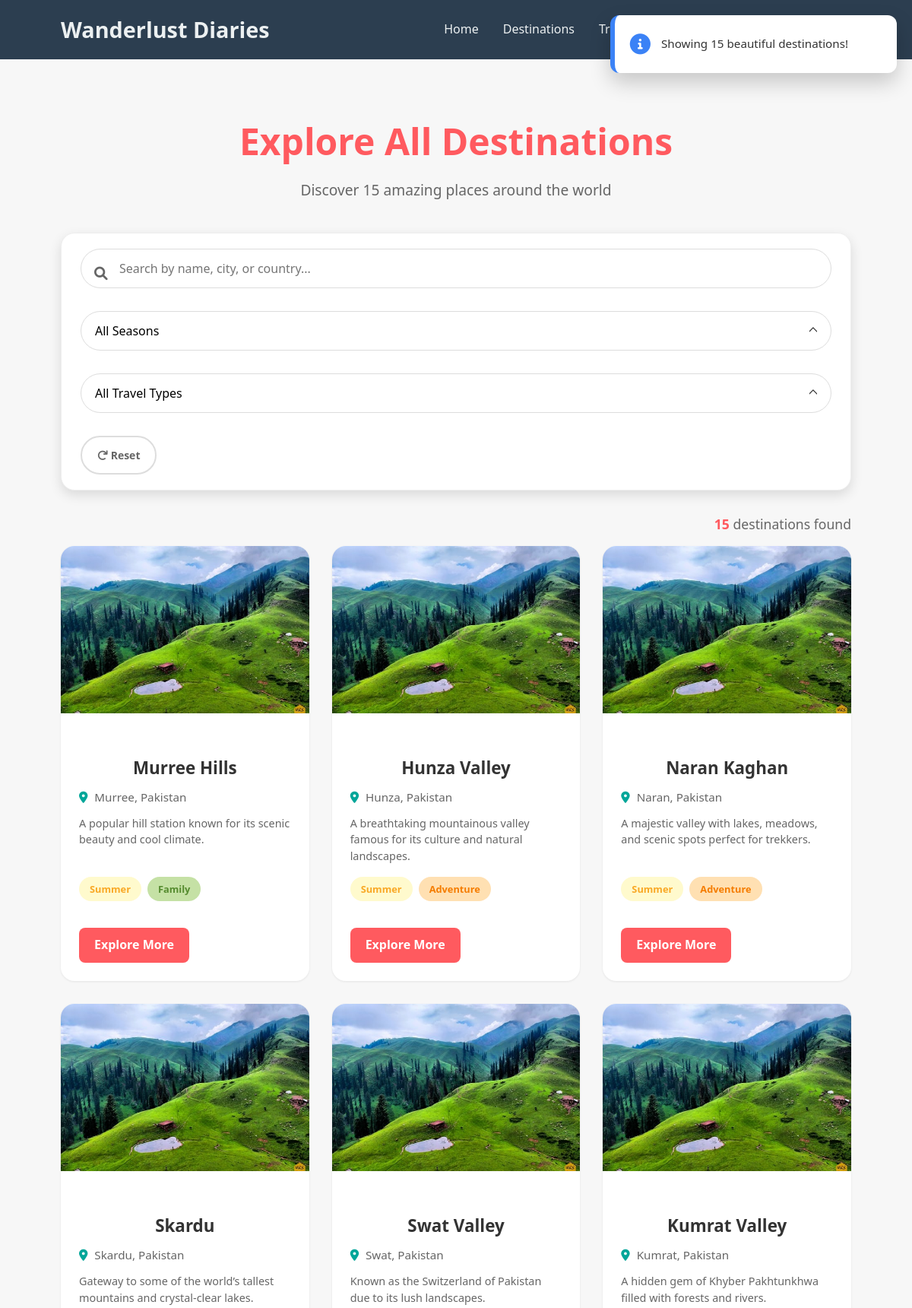
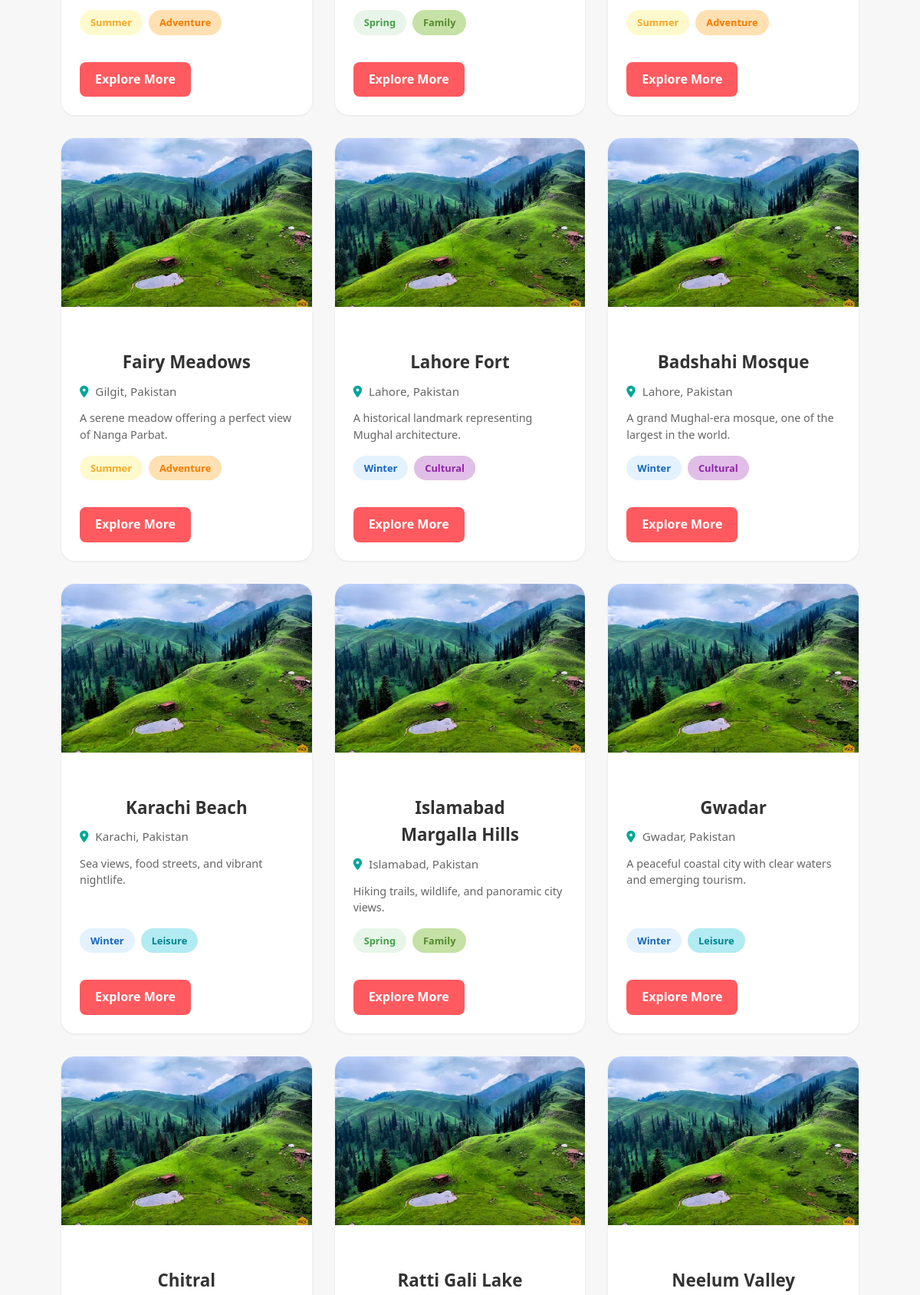
/destinations/ (upper part), run on the app's committed database (2 pictures, top to bottom).
### myapp/models.py (models this page shows, shortened)
class Destination(models.Model):
    image = models.ImageField(upload_to="destinations/", blank=True, null=True)
    name = models.CharField(max_length=100)
    country = models.CharField(max_length=100)
    city = models.CharField(max_length=100)
    description = models.TextField()
    SEASON_CHOICES = CustomUser.SEASON_CHOICES
    TRAVEL_TYPE_CHOICES = CustomUser.TRAVEL_TYPE_CHOICES
    best_season = models.CharField(max_length=20, choices=SEASON_CHOICES)
    travel_type = models.CharField(max_length=20, choices=TRAVEL_TYPE_CHOICES)
    created_at = models.DateTimeField(auto_now_add=True)

### myapp/views.py (the view)
# urls.py: path("destinations/", views.destination_list, name="destination_list"),
def destination_list(request):
    destinations = Destination.objects.all().order_by("-created_at")
    messages.info(request, f"Showing {destinations.count()} beautiful destinations!")
    return render(request, "destinations.html", {"destinations": destinations})

### templates/destinations.html (shortened to what this page needs)
{% extends "base.html" %}
{% load static %}
{% block content %}
<section class="section">
    <div class="container">
        <div class="page-header">
            <h1 class="page-title">Explore All Destinations</h1>
            <p>Discover {{ destinations.count }} amazing places around the world</p>
        </div>
        <div class="search-filter-bar">
            <div class="search-input">
                <i class="fas fa-search"></i>
                <input type="text" id="searchInput" placeholder="Search by name, city, or country..." autocomplete="off">
            </div>
            <select id="seasonFilter">
                <option value="">All Seasons</option>
            </select>
            <select id="typeFilter">
                <option value="">All Travel Types</option>
            </select>
            <button id="resetFilters" class="btn btn-outline">
                <i class="fas fa-redo"></i> Reset
            </button>
        </div>
        <div class="results-info">
            <p><strong id="resultsCount">{{ destinations.count }}</strong> destinations found</p>
        </div>
        <div class="destinations-grid" id="destinationsGrid">
            {% for d in destinations %}
            <div class="destination-card"
                 data-name="{{ d.name|lower }} {{ d.city|lower }} {{ d.country|lower }}"
                 data-season="{{ d.best_season }}"
                 data-type="{{ d.travel_type }}">
                {% if d.image %}
                    <div class="card-image">
                        <img src="{{ d.image.url }}" alt="{{ d.name }}" loading="lazy">
                    </div>
                {% else %}
                    <div class="card-image placeholder">
                        <i class="fas fa-image"></i>
                        <span>No Image</span>
                    </div>
                {% endif %}
                <div class="card-body">
                    <h3>{{ d.name }}</h3>
                    <p class="location">
                        <i class="fas fa-map-marker-alt"></i> {{ d.city }}, {{ d.country }}
                    </p>
                    <p class="description">{{ d.description|truncatewords:18 }}</p>
                    <div class="tags">
                        <span class="tag season {{ d.best_season }}">{{ d.get_best_season_display }}</span>
                        <span class="tag type {{ d.travel_type }}">{{ d.get_travel_type_display }}</span>
                    </div>
                    <div class="card-actions">
                        <a href="{% url 'destination_detail' d.pk %}" class="btn btn-primary">
                            Explore More
                        </a>
                    </div>
                </div>
            </div>
            {% empty %}
            <div class="empty-state">
                <i class="fas fa-globe-americas"></i>
                <h3>No destinations found</h3>
                <p>Try adjusting your filters or come back later!</p>
            </div>
            {% endfor %}
        </div>
    </div>
</section>
{% endblock %}

### templates/base.html (style rules this page uses)
:root { --primary-color: #ff5a5f; --primary-hover: #e14d52; --secondary-color: #ffcc00; --secondary-hover: #e6b800; --text-primary: #1f2937; --text-secondary: #4b5563; --bg-primary: #ffffff; --bg-secondary: #fdf2f2; --border-color: #e5e7eb; --shadow-sm: 0 1px 2px rgba(0, 0, 0, 0.05); --shadow-md: 0 4px 6px rgba(0, 0, 0, 0.1); --shadow-lg: 0 10px 15px rgba(0, 0, 0, 0.15); --success-color: #10b981; --error-color: #ef4444; --warning-color: #f59e0b; --info-color: #3b82f6; }
* { margin: 0; padding: 0; box-sizing: border-box; font-family: 'Segoe UI', Tahoma, Geneva, Verdana, sans-serif; }
body { line-height: 1.6; color: #333; background-color: #f9f9f9; }
.container { width: 90%; max-width: 1200px; margin: 0 auto; padding: 0 20px; }
h1,h2,h3 { margin: 30px; text-align: center; }
.btn { display: inline-block; background-color: #3498db; color: white; padding: 0.8rem 1.5rem; border: none; border-radius: 5px; text-decoration: none; font-weight: bold; transition: background-color 0.3s; }
input, select, textarea, select[multiple] { width: 100%; padding: 10px; border: 1px solid var(--border-color); border-radius: 5px; margin-bottom: 15px; font-size: 14px; }
input[type="submit"], button { background: var(--primary-color); color: white; border: none; padding: 10px 15px; font-size: 14px; cursor: pointer; border-radius: 5px; transition: all 0.3s ease; }

### data on the page
Destination: image (picture), name "Murree Hills", city "Murree", country "Pakistan", description "A popular hill station known for its scenic beauty and cool climate.", best_season "Summer", travel_type "Family"
Destination: image (picture), name "Hunza Valley", city "Hunza", country "Pakistan", description "A breathtaking mountainous valley famous for its culture and natural landscapes.", best_season "Summer", travel_type "Adventure"
Destination: image (picture), name "Naran Kaghan", city "Naran", country "Pakistan", description "A majestic valley with lakes, meadows, and scenic spots perfect for trekkers.", best_season "Summer", travel_type "Adventure"
Destination: image (picture), name "Skardu", city "Skardu", country "Pakistan", description "Gateway to some of the world’s tallest mountains and crystal-clear lakes.", best_season "Summer", travel_type "Adventure"
Destination: image (picture), name "Swat Valley", city "Swat", country "Pakistan", description "Known as the Switzerland of Pakistan due to its lush landscapes.", best_season "Spring", travel_type "Family"
Destination: image (picture), name "Kumrat Valley", city "Kumrat", country "Pakistan", description "A hidden gem of Khyber Pakhtunkhwa filled with forests and rivers.", best_season "Summer", travel_type "Adventure"
Destination: image (picture), name "Fairy Meadows", city "Gilgit", country "Pakistan", description "A serene meadow offering a perfect view of Nanga Parbat.", best_season "Summer", travel_type "Adventure"
Destination: image (picture), name "Lahore Fort", city "Lahore", country "Pakistan", description "A historical landmark representing Mughal architecture.", best_season "Winter", travel_type "Cultural"
Destination: image (picture), name "Badshahi Mosque", city "Lahore", country "Pakistan", description "A grand Mughal-era mosque, one of the largest in the world.", best_season "Winter", travel_type "Cultural"
Destination: image (picture), name "Karachi Beach", city "Karachi", country "Pakistan", description "Sea views, food streets, and vibrant nightlife.", best_season "Winter", travel_type "Leisure"
Destination: image (picture), name "Islamabad Margalla Hills", city "Islamabad", country "Pakistan", description "Hiking trails, wildlife, and panoramic city views.", best_season "Spring", travel_type "Family"
Destination: image (picture), name "Gwadar", city "Gwadar", country "Pakistan", description "A peaceful coastal city with clear waters and emerging tourism.", best_season "Winter", travel_type "Leisure"
Destination: image (picture), name "Chitral"
Destination: image (picture), name "Ratti Gali Lake"
Destination: image (picture), name "Neelum Valley"

### other printed values
{{ message|safe }} "Showing 15 beautiful destinations!"
{{ destinations.count }} "15"
